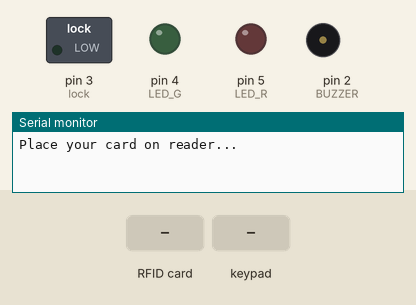
Recording of a sketch running on a simulated Arduino Nano, built with avr-gcc and run on an emulated ATmega328P. On the bench: switched loads named in the sketch (green lamp = pin HIGH), output pins drawn as LEDs (lit = HIGH), buzzer (waves = sounding), the last lines printed to the serial monitor. Dashed ring = blinking. The test bench sets the inputs (shaded band). Pins used as bus, display or sensor lines are not drawn.

Above: at 1.2 s.
1.3 s: RFID card 6D DF AE 21 held to the reader
At 3.3 s:
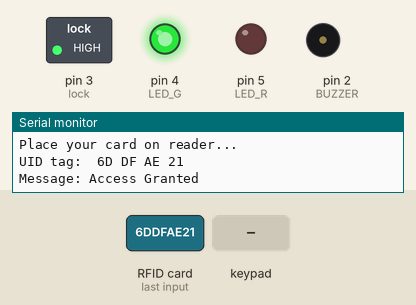
4.3 s: RFID card 5E 7A 19 C4 held to the reader
At 5.7 s:
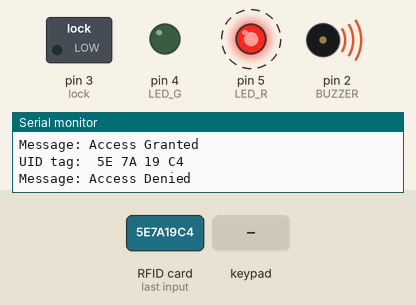
7.3 s: keypad keys 1 2 A pressed 0.4 s apart
At 8.65 s:
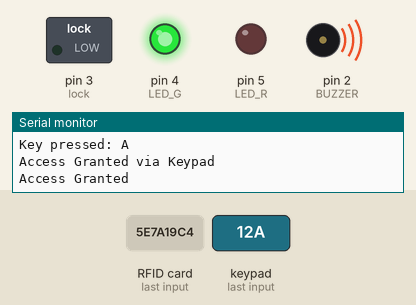
13.1 s: key 'A' pressed
At 16.92 s:
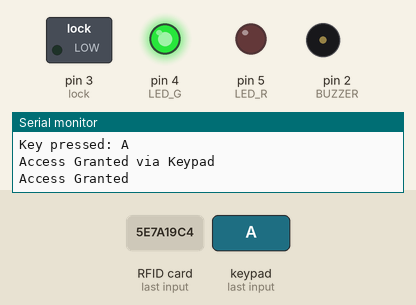
Timing chart, 0 to 18.6 s (numbered marks = the images above; inputs shaded):
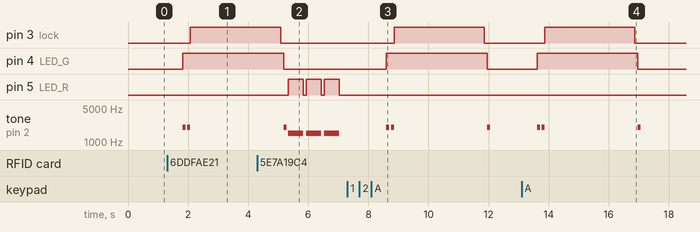

The sketch:

codecokeypad.ino
```cpp
#include <Wire.h>
#include <SPI.h>
#include <MFRC522.h>
#include <Keypad.h>

#define SS_PIN 10
#define RST_PIN 9
#define LED_G 4 // Định nghĩa chân LED xanh qua một transistor
#define LED_R 5 // Định nghĩa chân LED đỏ qua một transistor
#define BUZZER 2 // Chân của Buzzer
#define lock 3 // Chân điều khiển khóa

MFRC522 mfrc522(SS_PIN, RST_PIN);   // Tạo phiên bản MFRC522
int Btn = 6; // Chân nút bấm

// Cài đặt bàn phím
const byte ROWS = 4; // Bốn hàng
const byte COLS = 4; // Bốn cột
char keys[ROWS][COLS] = {
  {'1', '2', '3', 'A'},
  {'4', '5', '6', 'B'},
  {'7', '8', '9', 'C'},
  {'*', '0', '#', 'D'}
};
byte rowPins[ROWS] = {A3, A2, A1, A0}; // kết nối hàng của bàn phím với A3, A2, A1, A0
byte colPins[COLS] = {A7, A6, A5, A4}; // kết nối cột của bàn phím với A7, A6, A5, A4

Keypad keypad = Keypad(makeKeymap(keys), rowPins, colPins, ROWS, COLS);

void setup()
{
  Serial.begin(9600);   // Khởi tạo giao tiếp Serial
  SPI.begin();      // Khởi tạo bus SPI
  mfrc522.PCD_Init();   // Khởi tạo MFRC522
  pinMode(LED_G, OUTPUT);
  pinMode(LED_R, OUTPUT);
  pinMode(BUZZER, OUTPUT);
  noTone(BUZZER);
  pinMode(Btn, INPUT);
  pinMode(lock, OUTPUT);
  Serial.println("Place your card on reader...");
  Serial.println();
}

void loop()
{
  char key = keypad.getKey();

  if (key){
    Serial.print("Key pressed: ");
    Serial.println(key);
    if (key == 'A') {
      Serial.println("Access Granted via Keypad");
      grantAccess();
    }
  }

  // Kiểm tra thẻ mới
  if (!mfrc522.PICC_IsNewCardPresent()) {
    return;
  }

  // Chọn một trong các thẻ
  if (!mfrc522.PICC_ReadCardSerial()) {
    return;
  }

  // Hiển thị UID trên Serial Monitor
  Serial.print("UID tag: ");
  String content = "";
  for (byte i = 0; i < mfrc522.uid.size; i++) {
    Serial.print(mfrc522.uid.uidByte[i] < 0x10 ? " 0" : " ");
    Serial.print(mfrc522.uid.uidByte[i], HEX);
    content.concat(String(mfrc522.uid.uidByte[i] < 0x10 ? " 0" : " "));
    content.concat(String(mfrc522.uid.uidByte[i], HEX));
  }
  Serial.println();
  Serial.print("Message: ");
  content.toUpperCase();

  if (content.substring(1) == "6D DF AE 21") { // Thay đổi tại đây với UID của thẻ/thẻ mà bạn muốn cấp quyền truy cập
    grantAccess();
  } else {
    denyAccess();
  }
}

void grantAccess() {
  Serial.println("Access Granted");
  delay(500);
  digitalWrite(LED_G, HIGH); // Bật LED xanh

  tone(BUZZER, 2000);
  delay(100);
  noTone(BUZZER);
  delay(50);
  tone(BUZZER, 2000);
  delay(100);
  noTone(BUZZER);
  digitalWrite(lock, HIGH); // Mở khóa
  delay(3000);
  digitalWrite(lock, LOW);  // Đóng khóa
  delay(100);
  digitalWrite(LED_G, LOW); // Tắt LED xanh

  tone(BUZZER, 2000);
  delay(100);
  noTone(BUZZER);
  delay(50);
}

void denyAccess() {
  Serial.println("Access Denied");
  digitalWrite(LED_R, HIGH); // Bật LED đỏ
  tone(BUZZER, 1500);
  delay(500);
  digitalWrite(LED_R, LOW); // Tắt LED đỏ
  noTone(BUZZER);
  delay(100);
  digitalWrite(LED_R, HIGH); // Bật LED đỏ
  tone(BUZZER, 1500);
  delay(500);
  digitalWrite(LED_R, LOW); // Tắt LED đỏ
  noTone(BUZZER);
  delay(100);
  digitalWrite(LED_R, HIGH); // Bật LED đỏ
  tone(BUZZER, 1500);
  delay(500);
  digitalWrite(LED_R, LOW); // Tắt LED đỏ
  noTone(BUZZER);
}
```

Measured:
- after the input at 1.3 s, pin 3 (lock): LOW → HIGH after 0.78 s; pin 4 (LED_G): LOW → HIGH after 0.53 s; tone on pin 2 (BUZZER): alternates 2000 Hz for 0.10 s and silent for 0.05 s, 4 changes in all, then stays silent, starting after 0.53 s
- after the input at 4.3 s, pin 5 (LED_R): alternates HIGH for 0.50 s and LOW for 0.10 s, starting after 1.0 s
- after the input at 7.3 s, pin 3 (lock): LOW → HIGH after 1.6 s, → LOW 3.0 s later; pin 4 (LED_G): LOW → HIGH after 1.3 s, → LOW 3.4 s later; tone on pin 2 (BUZZER): goes 2000 Hz 0.10 s, silent 0.05 s, 2000 Hz 0.10 s, silent 3.1 s, 2000 Hz 0.10 s, then silent, starting after 1.3 s
- after the input at 13.1 s, pin 3 (lock): LOW → HIGH after 0.77 s, → LOW 3.0 s later; pin 4 (LED_G): LOW → HIGH after 0.52 s, → LOW 3.4 s later; tone on pin 2 (BUZZER): goes 2000 Hz 0.10 s, silent 0.05 s, 2000 Hz 0.10 s, silent 3.1 s, 2000 Hz 0.10 s, then silent, starting after 0.52 s
